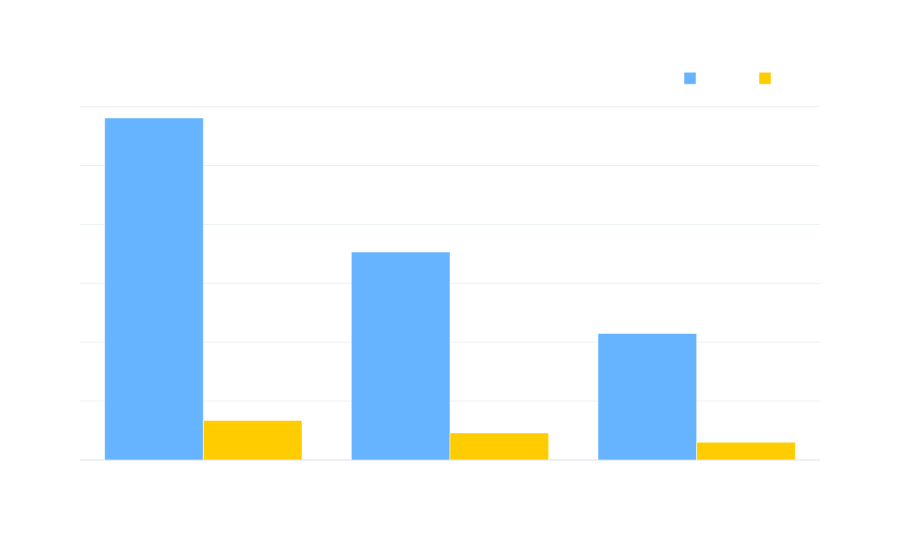

The cell this chart's notebook holds for it:
### Code cell
# Group by Segment and calculate total Sales and Profit
sales_profit_by_segment = df.groupby('Segment').agg({'Sales': 'sum', 'Profit': 'sum'}).reset_index()

# Define a color palette suitable for dark backgrounds
color_palette = ['#66b3ff', '#ffcc00']  # Light blue and yellow for contrast

# Create the grouped bar chart
fig = go.Figure(data=[
    go.Bar(x=sales_profit_by_segment['Segment'], y=sales_profit_by_segment['Sales'], name="Sales", marker_color=color_palette[0]),
    go.Bar(x=sales_profit_by_segment['Segment'], y=sales_profit_by_segment['Profit'], name="Profit", marker_color=color_palette[1])
])

# Update layout for dark background
fig.update_layout(
    title="Sales and Profit Analysis by Customer Segment",
    xaxis_title='Customer Segment',
    yaxis_title='Amount (USD)',
    barmode='group',
    plot_bgcolor='rgba(0,0,0,0)',  # Transparent plot background
    paper_bgcolor='rgba(0,0,0,0)',  # Transparent paper background
    font=dict(color='white', size=14),  # Set default font color to white
    title_font=dict(size=20, color='white'),  # Customize title font
    legend=dict(orientation="h", yanchor="bottom", y=1.02, xanchor="right", x=1, font=dict(size=12, color='white')),
    hovermode='x unified'  # Unified hover mode for better interactivity
)

# Customize x-axis and y-axis
fig.update_xaxes(
    tickangle=45,
    tickfont=dict(size=12, color='white'),  # White tick labels
    title_font=dict(size=14, color='white')  # White axis title
)

fig.update_yaxes(
    tickfont=dict(size=12, color='white'),  # White tick labels
    title_font=dict(size=14, color='white')  # White axis title
)

# Add hover template for better interactivity
fig.update_traces(
    hovertemplate="<b>%{x}</b><br>Amount: %{y:$,.0f}<extra></extra>"
)

# Show the plot
fig.show()

### Figure 1 — Plotly figure (JSON) as saved in the notebook; plotly's stock layout.template omitted (floating-point values rounded to 4 significant figures)
{"data": [{"hovertemplate": "<b>%{x}</b><br>Amount: %{y:$,.0f}<extra></extra>", "marker": {"color": "#66b3ff"}, "name": "Sales", "type": "bar", "x": ["Consumer", "Corporate", "Home Office"], "y": [1161000.0, 706100.0, 429700.0]}, {"hovertemplate": "<b>%{x}</b><br>Amount: %{y:$,.0f}<extra></extra>", "marker": {"color": "#ffcc00"}, "name": "Profit", "type": "bar", "x": ["Consumer", "Corporate", "Home Office"], "y": [134100.0, 91980.0, 60300.0]}], "layout": {"barmode": "group", "font": {"color": "white", "size": 14}, "hovermode": "x unified", "legend": {"font": {"color": "white", "size": 12}, "orientation": "h", "x": 1, "xanchor": "right", "y": 1.02, "yanchor": "bottom"}, "paper_bgcolor": "rgba(0,0,0,0)", "plot_bgcolor": "rgba(0,0,0,0)", "title": {"font": {"color": "white", "size": 20}, "text": "Sales and Profit Analysis by Customer Segment"}, "xaxis": {"tickangle": 45, "tickfont": {"color": "white", "size": 12}, "title": {"font": {"color": "white", "size": 14}, "text": "Customer Segment"}}, "yaxis": {"tickfont": {"color": "white", "size": 12}, "title": {"font": {"color": "white", "size": 14}, "text": "Amount (USD)"}}}}
